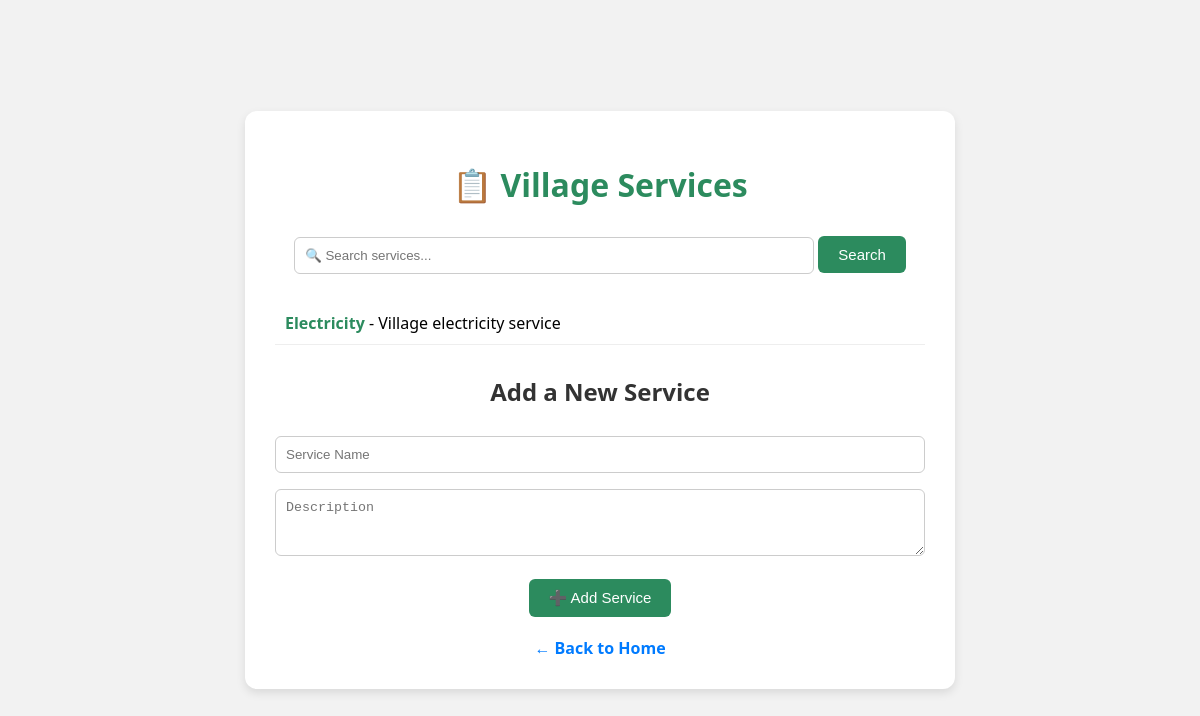
The app's page /services, older data.
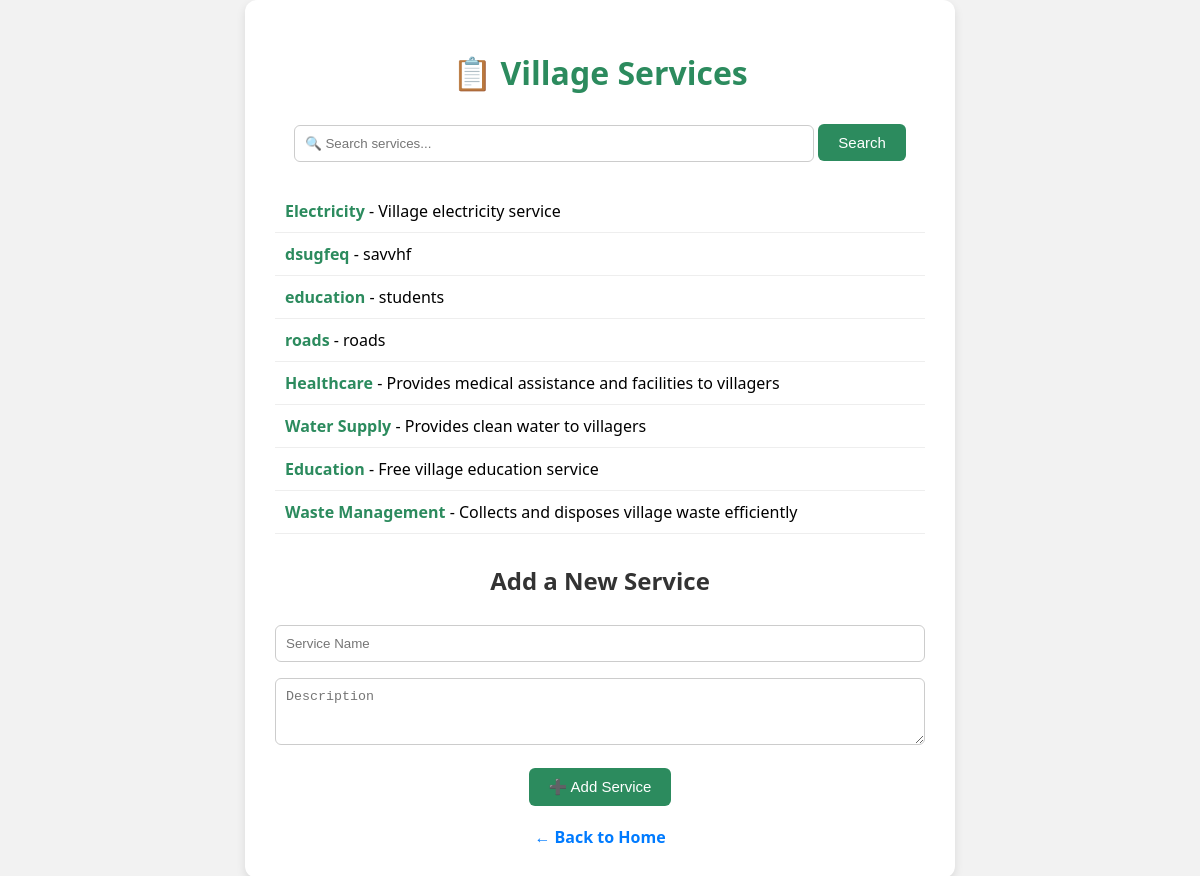
The same page, newer data.
### tables this page shows
CREATE TABLE services (
    id INTEGER PRIMARY KEY AUTOINCREMENT,
    name TEXT NOT NULL,
    description TEXT
);

### app.py (the view, shortened to what this page needs)
@app.route("/services", methods=["GET", "POST"])
def services():
    conn = get_db_connection()
    query = request.args.get("q", "").strip()
    if query:
        services = conn.execute(
            "SELECT * FROM services WHERE name LIKE ? OR description LIKE ?",
            (f"%{query}%", f"%{query}%")
        ).fetchall()
    else:
        services = conn.execute("SELECT * FROM services").fetchall()
    conn.close()
    return render_template("services.html", services=services)

### app.py (called while the page is built)
def get_db_connection():
    conn = sqlite3.connect("database.db")
    conn.row_factory = sqlite3.Row
    return conn

### templates/services.html (shortened to what this page needs)
<!DOCTYPE html>
<html>
<head>
  <link rel="stylesheet" href="{{ url_for('static', filename='style.css') }}">
</head>
<body>
  <div class="container">
    <h1>📋 Village Services</h1>
    <form method="GET" action="/services">
      <input type="text" name="q" placeholder="🔍 Search services..." value="{{ request.args.get('q', '') }}">
      <button type="submit">Search</button>
    </form>
    <ul class="service-list">
      {% for service in services %}
        <li><strong>{{ service['name'] }}</strong> - {{ service['description'] }}</li>
      {% else %}
        <li>No services available.</li>
      {% endfor %}
    </ul>
    <h2>Add a New Service</h2>
    <form method="POST" action="/services">
      <input type="text" name="name" placeholder="Service Name" required><br>
      <textarea name="description" placeholder="Description" rows="3" required></textarea><br>
      <button type="submit">➕ Add Service</button>
    </form>
    <a href="/" class="back-link">← Back to Home</a>
  </div>
</body>
</html>

Row changes from the older to the newer data that the page shows:
added services: name "dsugfeq", description "savvhf"
added services: name "education", description "students"
added services: name "roads", description "roads"
added services: name "Healthcare", description "Provides medical assistance and facilities to villagers"
added services: name "Water Supply", description "Provides clean water to villagers"
added services: name "Education", description "Free village education service"
added services: name "Waste Management", description "Collects and disposes village waste efficiently"
